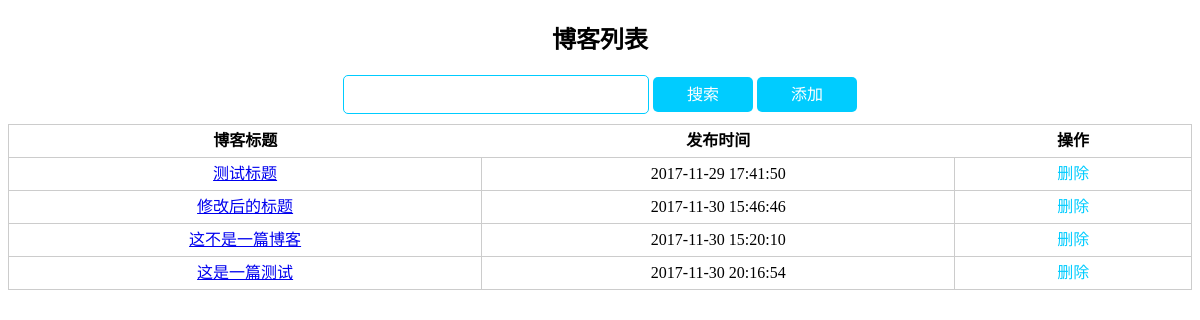
Screenshot of /blog/ with the database file from the repository.
### blog/models.py (models this page shows, shortened)
class Article(models.Model):
    title = models.CharField(max_length=32, default='Title')
    content = models.TextField(null=True)
    pub_time = models.CharField(max_length=64, default='')

### blog/views.py (the view)
def index(request):
    articles = models.Article.objects.all()
    return render(request, 'blog/index.html', {'articles': articles})

### blog/templates/blog/index.html (shortened to what this page needs)
<!DOCTYPE html>
<html lang="en">
<head>
    {% load staticfiles %}
    <link rel="stylesheet" href="{%static 'css/index.css'%}">
</head>
<body>
    <h2>博客列表</h2>
    <div class="menu">
        <input class="search-input" type="text">
        <span class="search">搜索</span>
        <a class="add" href="/blog/toadd">添加</a>
    </div>
    <table>
        <thead>
            <th>博客标题</th>
            <th>发布时间</th>
            <th>操作</th>
        </thead>
        <tbody>
            {% for article in articles %}
            <tr data-id="{{article.id}}">
                <td><a href="/blog/{{article.id}}">{{article.title}}</a></td>
                <td>{{article.pub_time}}</td>
                <td>
                    <span class="del">删除</span>
                </td>
            </tr>
            {% endfor %}
        </tbody>
    </table>
</body>
</html>

### static/css/index.css (style rules this page uses)
h2 { text-align: center; }
.menu { margin-bottom: 10px; text-align: center; }
.menu .search-input { width: 300px; height: 35px; line-height: 35px; border-radius: 5px; border: 1px solid #0cf; font-size: 17px; }
.menu .search { display: inline-block; text-align: center; width: 100px; height: 35px; line-height: 35px; text-decoration: none; background: #0cf; border-radius: 5px; color: white; cursor: pointer; }
.menu .add { display: inline-block; text-align: center; width: 100px; height: 35px; line-height: 35px; text-decoration: none; background: #0cf; border-radius: 5px; color: white; }
table { width: 100%; border: 1px solid #ccc; text-align: center; border-collapse: collapse; }
thead { border-bottom: 1px solid #ccc; }
tr { height: 30px; line-height: 30px; }
tr:not(first-child) { border-top: 1px solid #ccc; }
td:first-child { width: 40%; border-right: 1px solid #ccc; }
td:nth-child(2) { border-right: 1px solid #ccc; width: 40%; }
td:last-child { width: 20%; }
.del { cursor: pointer; color: #0cf; }

### rows the page displays
Article: title "测试标题", pub_time "2017-11-29 17:41:50"
Article: title "修改后的标题", pub_time "2017-11-30 15:46:46"
Article: title "这不是一篇博客", pub_time "2017-11-30 15:20:10"
Article: title "这是一篇测试", pub_time "2017-11-30 20:16:54"
